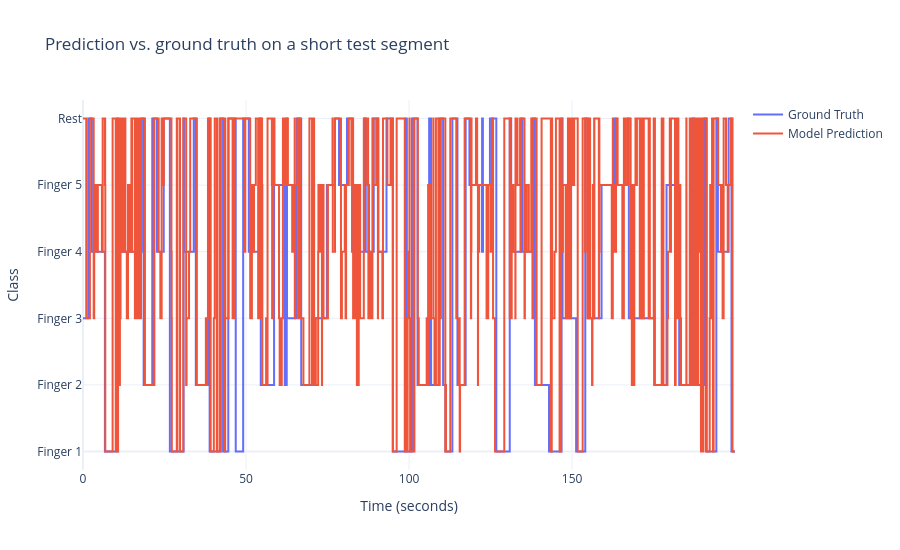

Notebook cell for this chart:
### Markdown cell above
### Visualize Predictions Vs. Ground Truth

The next figure shows a short segment of the test set:

- the ground-truth labels `y_test`;
- the predicted labels `y_test_pred`;
- the class probabilities `y_test_proba`.

This makes it easier to see where the model is correct, where it makes mistakes, and how confident it is.

### Code cell
class_labels = [f'Finger {i + 1}' for i in range(n_fingers)] + ['Rest']

tp.plot_prediction_vs_truth(
    y_test,
    y_test_pred,
    sample_rate=fs / hop_size,
    class_labels=class_labels,
    title='Prediction vs. ground truth on a short test segment',
    predicted_label='Model Prediction',
)

### Figure 1 — Plotly figure (JSON) as saved in the notebook; plotly's stock layout.template omitted (floating-point values rounded to 4 significant figures; data arrays with more than 128 entries replaced by an {"elided": "..."} marker saying what was removed)
{"data": [{"line": {"shape": "hv", "width": 2}, "mode": "lines", "name": "Ground Truth", "type": "scatter", "x": {"elided": "5000 float values"}, "y": {"elided": "5000 int values"}}, {"line": {"shape": "hv", "width": 2}, "mode": "lines", "name": "Model Prediction", "type": "scatter", "x": {"elided": "5000 float values"}, "y": {"elided": "5000 int values"}}], "layout": {"height": 550, "hovermode": "x unified", "title": {"text": "Prediction vs. ground truth on a short test segment"}, "xaxis": {"title": {"text": "Time (seconds)"}}, "yaxis": {"tickmode": "array", "ticktext": ["Finger 1", "Finger 2", "Finger 3", "Finger 4", "Finger 5", "Rest"], "tickvals": [0, 1, 2, 3, 4, 5], "title": {"text": "Class"}}}}
